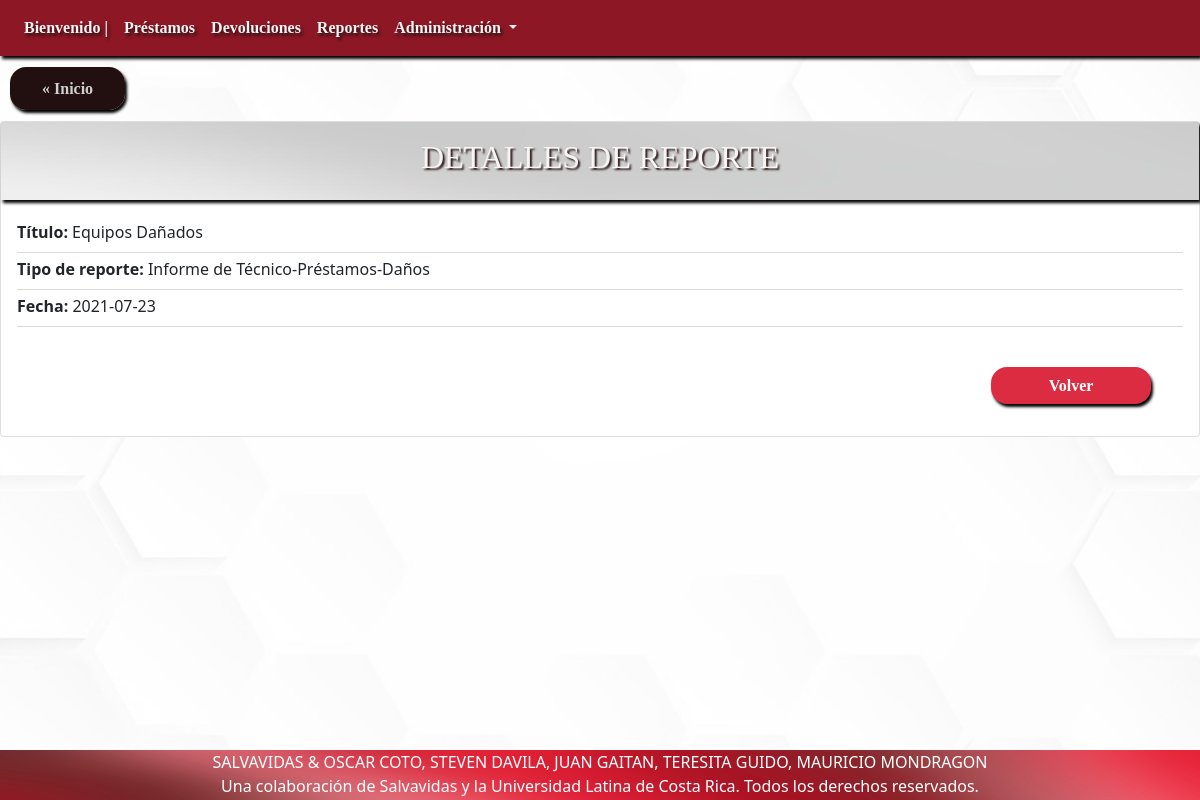
/?c=detalleReporte&idReporte=1, run on the app's committed database.
### tables this page shows
CREATE TABLE `reporte` (
  `idReporte` int(11) NOT NULL,
  `tituloReporte` varchar(50) DEFAULT NULL,
  `idTipoReporte` int(11) NOT NULL,
  `fechaReporte` date DEFAULT current_timestamp()
);

CREATE TABLE `tiporeporte` (
  `idTipoReporte` int(11) NOT NULL,
  `nombreTipoReporte` varchar(50) NOT NULL,
  `detalleTipoReporte` varchar(255) NOT NULL,
  `queryTipoReporte` varchar(1000) NOT NULL
);

### controller/detalleReporte.php (called while the page is built, shortened)
<?php
include 'model/Reporte.php';
$reporteId = $_GET['idReporte'];
$sReporte = new Reporte();
$selectReporte = $sReporte->seleccionarReporte($reporteId);
$tipoReporte = new TipoReporte();
$allTipoReporte = $tipoReporte->seleccionarAllTipoReporte();
include 'view/verDetalleReporte.php';

### model/Reporte.php (called while the page is built, shortened)
<?php
include_once "model/TipoReporte.php";
class Reporte {
    public function __construct( $tituloReporte = "",$idTipoReporte = 0,$fechaReporte= "", $idReporte = 0) {
        $this->tituloReporte = $tituloReporte;
        $this->idTipoReporte = $idTipoReporte;
        $this->fechaReporte = $fechaReporte;
    }
    function seleccionarReporte($idReporte = "") {
        $query = "SELECT * FROM reporte";
        if ($idReporte) {
            $query .= " where idReporte = '$idReporte'";
        }
        $pdo = new Connection();
        $pdo = $pdo->open();
        $result = $pdo->query($query);
        $rows = [];
        foreach ($result->fetchAll() as $row) {
            $rows[] = new Reporte($row['tituloReporte'],$row['idTipoReporte'],$row['fechaReporte'],$row['idReporte']);
        }
        return $rows;
    }
}

### model/TipoReporte.php (called while the page is built, shortened)
<?php
class TipoReporte {
    public function __construct($idTipoReporte = 0, $nombreTipoReporte = "",$detalleTipoReporte = "",$queryTipoReporte= "") {
        $this->idTipoReporte = $idTipoReporte;
        $this->nombreTipoReporte = $nombreTipoReporte;
    }
    function seleccionarAllTipoReporte() {
        $query = "SELECT * FROM tiporeporte";
        $pdo = new Connection();
        $pdo = $pdo->open();
        $result = $pdo->query($query);
        $rows = [];
        foreach ($result->fetchAll() as $row) {
            $rows[] = new TipoReporte($row['idTipoReporte'], $row['nombreTipoReporte'],$row['detalleTipoReporte'],$row['queryTipoReporte']);
        }
        return $rows;
    }
}

### view/verDetalleReporte.php (the view, shortened to what this page needs)
<div class="upside">
    <a href="index.php" class="Inicio">« Inicio</a>
</div>
<div class="card" id="ListaCompleta">
    <div class="card-title">
        <h2> DETALLES DE REPORTE </h2>
    </div>
    <?php foreach ($selectReporte as $value) {    ?>
    <div class="card-body">
        <p class="card-subtitle mb-2" id="card-subtitle">
            <strong>Título: </strong> <?php echo $value->tituloReporte; ?></p>
                <div class="dropdown-divider"></div>
        <p class="card-subtitle mb-2" id="card-subtitle">
            <strong> Tipo de reporte: </strong>
            <?php foreach ($allTipoReporte as $tiporeporte) { if ($value->idTipoReporte  == $tiporeporte->idTipoReporte) {?>
                <td><?php echo $tiporeporte->nombreTipoReporte; ?></td>
            <?php } }  ?>
        </p>
                <div class="dropdown-divider"></div>
        <p class="card-subtitle mb-2" id="card-subtitle">
            <strong>Fecha: </strong> <?php echo $value->fechaReporte; ?></p>
                <div class="dropdown-divider"></div>
    </div>
    <div class="card-dfooter">
        <a href="?c=detalleAllReporte" class="card-link">Volver</a>
    </div>
    <?php   }  ?>
</div>

### css/style.css (style rules this page uses)
body { background-image: url("../img/wallpaper.jpg"); background-position: center; background-attachment: fixed; background-size:cover; }
.card { margin: auto; width: 100%; display: flexbox; }
.card .card-title { background-image: url("../img/card-subtitle-wallpaper.jpg"); color: whitesmoke; text-align: center; font-family: "Arial Black"; box-shadow: 2px 3px 3px black; }
.card .card-title h2 { text-shadow: 2px 2px 2px #2b1515; padding: 1rem; }

### css/style1.css (style rules this page uses)
#ListaCompleta { margin-top: 10px; width: inherit; }
.upside { margin-top: 20px; margin-left: 10px; margin-bottom: 20px; }
.upside .Inicio { margin: auto; padding: 0.8rem 2rem; text-align: center; background: #221010; color: #cfcfcf; text-decoration: none; width: 50%; box-shadow: 2px 3px 3px black; font-family: "Georgia"; font-weight: bold; border-radius: 1rem; }
.card-dfooter { margin-top: 1rem; margin-right: 2rem; margin-bottom: 2rem; }
.card-dfooter .card-link { float: right; margin-right: 1rem; padding: 0.4rem 2rem; text-align: center; background: #dc2c41; color: white; text-decoration: none; width: 10rem; box-shadow: 2px 3px 3px black; font-family: "Georgia"; font-weight: bold; border-radius: 1rem; }

### data on the page
reporte: tituloReporte "Equipos Dañados", fechaReporte "2021-07-23"
tiporeporte: nombreTipoReporte "Informe de Técnico-Préstamos-Daños"
